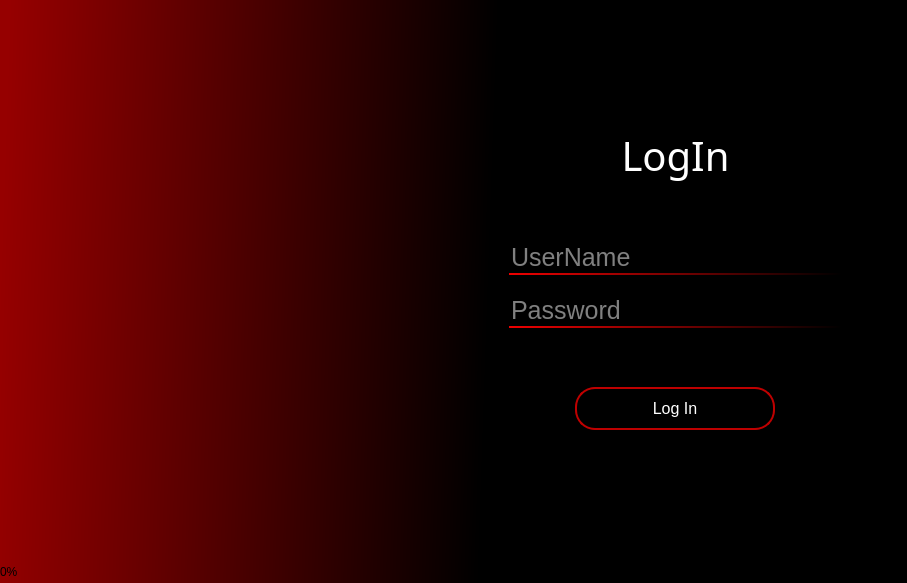
<?xml version="1.0" encoding="UTF-8"?>
<ui version="4.0">
 <class>Form</class>
 <widget class="QWidget" name="Form">
  <property name="geometry">
   <rect>
    <x>0</x>
    <y>0</y>
    <width>907</width>
    <height>583</height>
   </rect>
  </property>
  <property name="windowTitle">
   <string>Form</string>
  </property>
  <property name="styleSheet">
   <string notr="true">*{
border:none;
}

#Form{
background-color: qlineargradient(spread:pad, x1:0, y1:0.489, x2:1, y2:0.511, stop:0 rgba(150, 0, 0, 255), stop:0.537313 rgba(0, 0, 0, 255))
}

#title{
color: white;
}

QLineEdit{ 
background: transparent;
border: none;
border-bottom: 2px solid qlineargradient(spread:pad, x1:0, y1:0.517, x2:1, y2:0.523, stop:0 rgba(238, 0, 0, 255), stop:1 rgba(76, 12, 0, 0)); 
color: #ffffff;  
font-size: 25px
}

#loginPushButton {
    background-color: transparent;
    border: 2px solid rgb(190, 0, 0);
    color: white;
    padding: 10px 20px;
    border-radius: 20px;
}

QPushButton#loginPushButton:hover {
    background-color: qlineargradient(spread:pad, x1:0, y1:0, x2:1, y2:0, stop:0 rgba(150, 0, 0, 255), stop:1 rgba(0, 0, 0, 200));
}

QPushButton#loginPushButton:pressed {
    background-color: qlineargradient(spread:pad, x1:0, y1:0, x2:1, y2:0, stop:0 rgba(150, 0, 0, 255), stop:1 rgba(0, 0, 0, 255));
    border: 2px solid rgba(255, 255, 255, 150);
}

QProgressBar {
    background-color: transparent;
    border: none;
    height: 1px;  /* Height of the progress bar */
}

QProgressBar::chunk {
	background-color: rgb(254, 104, 131);
    width: 1px;
}


</string>
  </property>
  <layout class="QVBoxLayout" name="verticalLayout">
   <property name="leftMargin">
    <number>0</number>
   </property>
   <property name="topMargin">
    <number>0</number>
   </property>
   <property name="rightMargin">
    <number>0</number>
   </property>
   <property name="bottomMargin">
    <number>0</number>
   </property>
   <item>
    <widget class="QWidget" name="widget" native="true">
     <layout class="QHBoxLayout" name="horizontalLayout" stretch="1,1">
      <property name="spacing">
       <number>0</number>
      </property>
      <property name="sizeConstraint">
       <enum>QLayout::SetDefaultConstraint</enum>
      </property>
      <property name="leftMargin">
       <number>0</number>
      </property>
      <property name="topMargin">
       <number>0</number>
      </property>
      <property name="rightMargin">
       <number>0</number>
      </property>
      <property name="bottomMargin">
       <number>0</number>
      </property>
      <item>
       <widget class="QWidget" name="illustrationWidget" native="true">
        <property name="minimumSize">
         <size>
          <width>422</width>
          <height>558</height>
         </size>
        </property>
        <layout class="QVBoxLayout" name="verticalLayout_2">
         <property name="leftMargin">
          <number>11</number>
         </property>
         <property name="rightMargin">
          <number>11</number>
         </property>
         <item>
          <widget class="QLabel" name="label">
           <property name="maximumSize">
            <size>
             <width>400</width>
             <height>400</height>
            </size>
           </property>
           <property name="text">
            <string/>
           </property>
           <property name="pixmap">
            <pixmap>../../undraw_projections_re_ulc6.png</pixmap>
           </property>
           <property name="scaledContents">
            <bool>true</bool>
           </property>
          </widget>
         </item>
        </layout>
       </widget>
      </item>
      <item>
       <widget class="QWidget" name="loginWidget" native="true">
        <property name="minimumSize">
         <size>
          <width>463</width>
          <height>558</height>
         </size>
        </property>
        <property name="maximumSize">
         <size>
          <width>463</width>
          <height>558</height>
         </size>
        </property>
        <layout class="QVBoxLayout" name="verticalLayout_3">
         <item alignment="Qt::AlignVCenter">
          <widget class="QWidget" name="widget_2" native="true">
           <layout class="QVBoxLayout" name="verticalLayout_4">
            <property name="spacing">
             <number>50</number>
            </property>
            <item>
             <widget class="QLabel" name="title">
              <property name="font">
               <font>
                <family>Copperplate Gothic Bold</family>
                <pointsize>30</pointsize>
                <weight>50</weight>
                <italic>false</italic>
                <bold>false</bold>
                <underline>false</underline>
                <strikeout>false</strikeout>
               </font>
              </property>
              <property name="text">
               <string>LogIn</string>
              </property>
              <property name="alignment">
               <set>Qt::AlignCenter</set>
              </property>
             </widget>
            </item>
            <item alignment="Qt::AlignHCenter">
             <widget class="QFrame" name="frame">
              <property name="minimumSize">
               <size>
                <width>350</width>
                <height>0</height>
               </size>
              </property>
              <property name="frameShape">
               <enum>QFrame::StyledPanel</enum>
              </property>
              <property name="frameShadow">
               <enum>QFrame::Raised</enum>
              </property>
              <layout class="QVBoxLayout" name="verticalLayout_5">
               <property name="spacing">
                <number>20</number>
               </property>
               <item>
                <widget class="QLineEdit" name="lineEdit">
                 <property name="placeholderText">
                  <string>UserName</string>
                 </property>
                </widget>
               </item>
               <item>
                <widget class="QLineEdit" name="lineEdit_2">
                 <property name="echoMode">
                  <enum>QLineEdit::Password</enum>
                 </property>
                 <property name="placeholderText">
                  <string>Password</string>
                 </property>
                </widget>
               </item>
              </layout>
             </widget>
            </item>
            <item alignment="Qt::AlignHCenter">
             <widget class="QPushButton" name="loginPushButton">
              <property name="minimumSize">
               <size>
                <width>200</width>
                <height>0</height>
               </size>
              </property>
              <property name="font">
               <font>
                <pointsize>12</pointsize>
                <weight>50</weight>
                <bold>false</bold>
               </font>
              </property>
              <property name="text">
               <string>Log In</string>
              </property>
             </widget>
            </item>
           </layout>
          </widget>
         </item>
        </layout>
       </widget>
      </item>
     </layout>
    </widget>
   </item>
   <item>
    <widget class="QWidget" name="widget_3" native="true">
     <layout class="QVBoxLayout" name="verticalLayout_6">
      <property name="spacing">
       <number>0</number>
      </property>
      <property name="leftMargin">
       <number>0</number>
      </property>
      <property name="topMargin">
       <number>0</number>
      </property>
      <property name="rightMargin">
       <number>0</number>
      </property>
      <property name="bottomMargin">
       <number>0</number>
      </property>
      <item>
       <widget class="QProgressBar" name="progress_bar">
        <property name="value">
         <number>0</number>
        </property>
       </widget>
      </item>
     </layout>
    </widget>
   </item>
  </layout>
 </widget>
 <resources/>
 <connections/>
</ui>
